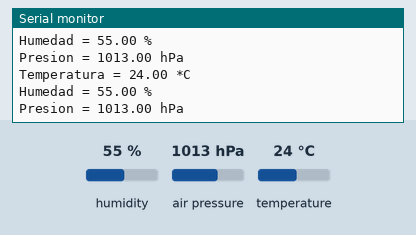
Recording of a sketch running on a simulated Arduino Uno, built with avr-gcc and run on an emulated ATmega328P. Shown: the last lines printed to the serial monitor. Inputs (shaded band) come from the test bench; at power-on: humidity 55 %, air pressure 1013 hPa, temperature 24 °C.

Above: at 1.8 s.
1.9 s: humidity set to 22 %
At 2.4 s:
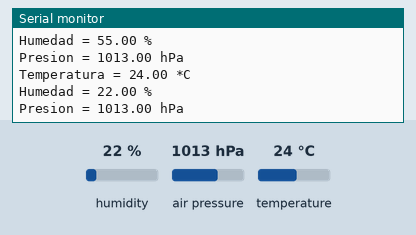
3.4 s: air pressure set to 952 hPa
At 4.5 s:
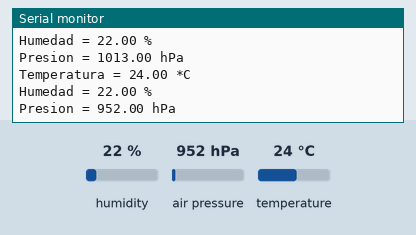
4.9 s: temperature set to 12 °C
At 5.6 s:
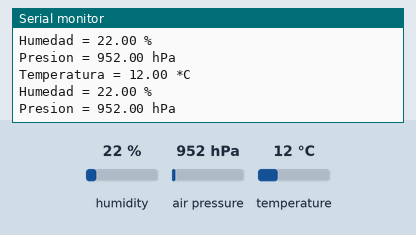

Measured:
- after the input at 1.9 s, the serial monitor: prints a new line after 0.12 s (image 1)
- after the input at 3.4 s, the serial monitor: prints a new line after 0.64 s (image 2)
- after the input at 4.9 s, the serial monitor: prints a new line after 0.15 s (image 3)

The sketch:

BME280.ino
```cpp
#include <Adafruit_BME280.h>

#include <Wire.h>
#include <SPI.h>


Adafruit_BME280 bme; // use I2C interface
Adafruit_Sensor *bme_temp = bme.getTemperatureSensor();
Adafruit_Sensor *bme_pressure = bme.getPressureSensor();
Adafruit_Sensor *bme_humidity = bme.getHumiditySensor();

void setup() {
  Serial.begin(921600);
  Serial.println(F("BME280 Sensor event test"));

  if (!bme.begin()) {
    Serial.println(F("No se ha encontrado el sensor BME280"));
    while (1) delay(10);
  }

  bme_temp->printSensorDetails();
  bme_pressure->printSensorDetails();
  bme_humidity->printSensorDetails();
}

void loop() {
  sensors_event_t temp_event, pressure_event, humidity_event;
  bme_temp->getEvent(&temp_event);
  bme_pressure->getEvent(&pressure_event);
  bme_humidity->getEvent(&humidity_event);

  Serial.print(F("Temperatura = "));
  Serial.print(temp_event.temperature);
  Serial.println(" *C");

  Serial.print(F("Humedad = "));
  Serial.print(humidity_event.relative_humidity);
  Serial.println(" %");

  Serial.print(F("Presion = "));
  Serial.print(pressure_event.pressure);
  Serial.println(" hPa");

  Serial.println();
  delay(1000);
}
```
